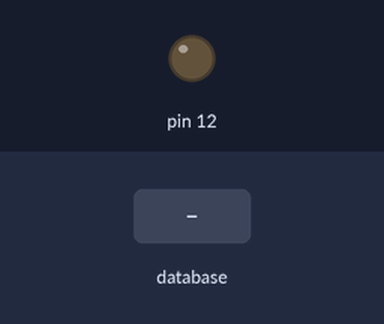
Bench run of a program on a simulated Raspberry Pi (header pin numbers). Parts: output pins drawn as LEDs (lit = HIGH). Inputs (shaded band) come from the test bench. Each call to the cloud database takes 0.3 s, and an entry nobody has set reads as its off value or as empty.

Above: at 1.2 s.
1.3 s: database entry "Light" set to "1"
At 2.0 s:
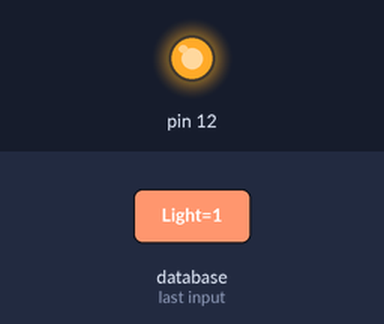
3.0 s: database entry "Light" set to "0"
At 4.3 s:
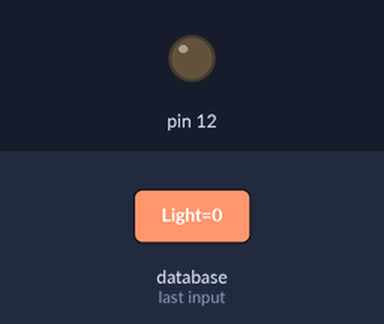
Timing chart, 0 to 6.0 s (numbered marks = the images above; inputs shaded):
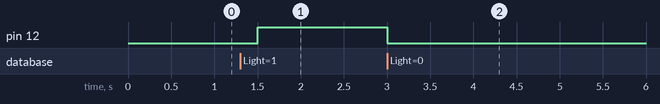

The program:

fire.py
```python
import RPi.GPIO as GPIO
from firebase import firebase
import time
GPIO.setmode(GPIO.BOARD)
GPIO.setup(12,GPIO.OUT)
firebase = firebase.FirebaseApplication('https://meity-40d5f-default-rtdb.firebaseio.com', None)
while True:
	result = firebase.get('GF/R1', 'Light')
	if(result==1):
		GPIO.output(12,1);
	else:
		GPIO.output(12,0);
```

Measured:
- after the input at 1.3 s, pin 12: LOW → HIGH after 0.20 s
- after the input at 3.0 s, pin 12: HIGH → LOW at once
